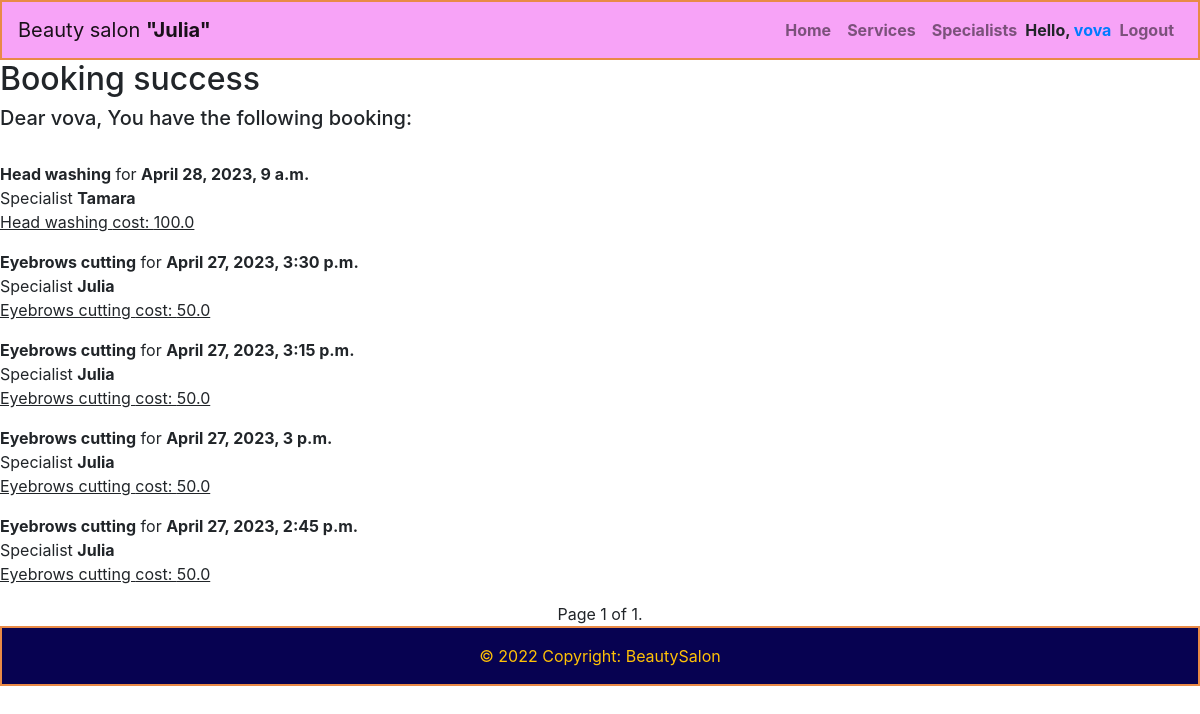
Page /booked/successful/13/ (signed in) on the committed database.
### salon/models.py (models this page shows, shortened)
class Booking(models.Model):
    STATUSES = (
        (2, 'Accepted'),
        (3, 'Refused'),
        (9, 'Inactive')
    )
    specialist = models.ForeignKey(Specialist, on_delete=models.CASCADE)
    service = models.ForeignKey(Service, on_delete=models.CASCADE)
    customer = models.ForeignKey(User, on_delete=models.CASCADE)
    booking_from = models.DateTimeField(null=True)
    booking_to = models.DateTimeField(null=True)
    phone = models.CharField(max_length=20, null=False)
    status = models.IntegerField(default=1, choices=STATUSES)
    comment = models.CharField(max_length=250, null=True)

class Service(models.Model):
    name = models.CharField(max_length=250, unique=True)
    price = models.FloatField()
    duration = models.IntegerField()

class Specialist(models.Model):
    RANKS = (
        (1, 'Rank 1'),
        (2, 'Rank 2')
    )
    STATUSES = (
        (1, 'Day off'),
        (2, 'At Work'),
        (3, 'Sickness'),
        (9, 'Fired')
    )
    name = models.CharField(max_length=150, null=False)
    rank = models.IntegerField(default=0, choices=RANKS)
    phone = models.CharField(max_length=20, null=False)
    status = models.IntegerField(default=1, choices=STATUSES)
    services = models.ManyToManyField(Service)

### user/utils.py (the view)
    def wrapper(*args, **kwargs):
        if args[0].user.groups.filter(name='salon_admin').exists():
            return render(args[0], 'salon/404.html', status=404)
        return func(*args, **kwargs)

### salon/views.py (called while the page is built)
@login_required(login_url='/user/login')
@simple_user_required
def booking_success(request, user_id):
    booked = {}
    try:
        booked = Booking.objects.filter(customer=user_id,
                                        booking_from__gte=CURRENT_TIME,
                                        ).all().order_by('-booking_from')
    except Exception as err:
        print(f'An error occurred in "get_booking_info" function\n{err}')
    if booked:
        per_page = 5
        paginator = Paginator(booked, per_page=per_page)
        page_number = request.GET.get('page')
        booking_page = paginator.get_page(page_number)
        return render(request, 'salon/booking-success.html', {'booking_page': booking_page})
    message = 'You do not have any bookings'
    return render(request, 'salon/booking-success.html', {'message': message})

### user/utils.py (called while the page is built)
def simple_user_required(func):
    def wrapper(*args, **kwargs):
        if args[0].user.groups.filter(name='salon_admin').exists():
            return render(args[0], 'salon/404.html', status=404)
        return func(*args, **kwargs)
    return wrapper

### salon/templates/salon/booking-success.html (shortened to what this page needs)
{% extends 'salon/base.html' %}
{% load static %}
{% block content %}
{% if message %}
 <h5>{{ message }}</h5>
{% else %}
    <h2>Booking success</h2>
    <h5> Dear {{user.username}}, You have the following booking: </h5><br>
        {% for detail in booking_page %}
            <strong>{{detail.service.name}}</strong> for <strong>{{detail.booking_from}}</strong><br>
            Specialist <strong>{{detail.specialist.name}}</strong><br>
            <p><u>{{detail.service.name}} cost: {{detail.service.price}}</u></p>
        {% endfor %}
<div class="pagination justify-content-center">
    <span class="step-links">
        <span class="current">
            Page {{ booking_page.number }} of {{ booking_page.paginator.num_pages }}.
        </span>
    </span>
  </div>
{% endif %}
{% endblock %}

### salon/templates/salon/base.html (shortened to what this page needs)
<html>
  <head>
    <link rel="stylesheet" href="https://cdn.jsdelivr.net/npm/bootstrap@4.3.1/dist/css/bootstrap.min.css">
  </head>
  <body>
    <nav class="navbar navbar-expand-md navbar-light">
    <a class="navbar-brand" href="{% url 'home' %}">Beauty salon <strong>"Julia"</strong></a>
    <div class="collapse navbar-collapse" id="navbarNav">
      <ul class="navbar-nav ml-auto font-weight-bold form-inline">
        <li class="nav-item">
          <a class="nav-link text-center" href="{% url 'home' %}">Home</a>
        </li>
        <li class="nav-item">
          <a class="nav-link text-center" href="{% url 'services' %}">Services</a>
        </li>
        <li class="nav-item">
          <a class="nav-link text-center" href="{% url 'specialists' %}">Specialists</a>
        </li>
        {% if user.is_authenticated%}
          <li class="nav-item">
            Hello, <a href="{% url 'user_view' %}">{{ user.username }}</a>
          </li>
          <li class="nav-item">
            <a class="nav-link text-center" href="{% url 'user_logout' %}">Logout</a>
          </li>
        {% else %}
            <li class="nav-item">
              <a class="nav-link text-center" href="{% url 'user_login' %}">Login</a>
            </li>
        {% endif %}
      </ul>
    </div>
  </nav>
{% block content %}
{% endblock %}
  <footer class="text-center text-lg-start" style="background: #070251; border: 2px solid #E98A46;">
  <div class="text-center p-3 text-warning">
    © 2022 Copyright:
    <a class="text-warning" href="http://127.0.0.1:8000/">BeautySalon</a>
  </div>
</footer>
  </body>
</html>

### salon/templates/salon/base.html (style rules this page uses)
.navbar { background-color: #f7a3f7; border: 2px solid #E98A46; }

### rows in the picture
Booking: service.name "Head washing", booking_from "April 28, 2023, 9 a.m.", specialist.name "Tamara", service.price "100.0"
Booking: service.name "Eyebrows cutting", booking_from "April 27, 2023, 3:30 p.m.", specialist.name "Julia", service.price "50.0"
Booking: service.name "Eyebrows cutting", booking_from "April 27, 2023, 3:15 p.m.", specialist.name "Julia", service.price "50.0"
Booking: service.name "Eyebrows cutting", booking_from "April 27, 2023, 3 p.m.", specialist.name "Julia", service.price "50.0"
Booking: service.name "Eyebrows cutting", booking_from "April 27, 2023, 2:45 p.m.", specialist.name "Julia", service.price "50.0"

### other values in the picture
{{ user.username }} "vova"
{{ booking_page.number }} "1"
{{ booking_page.paginator.num_pages }} "1"
